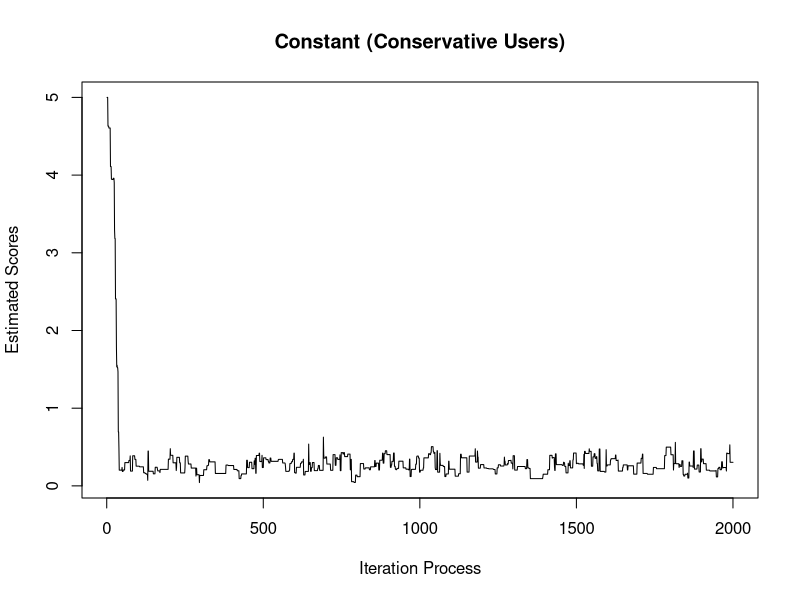
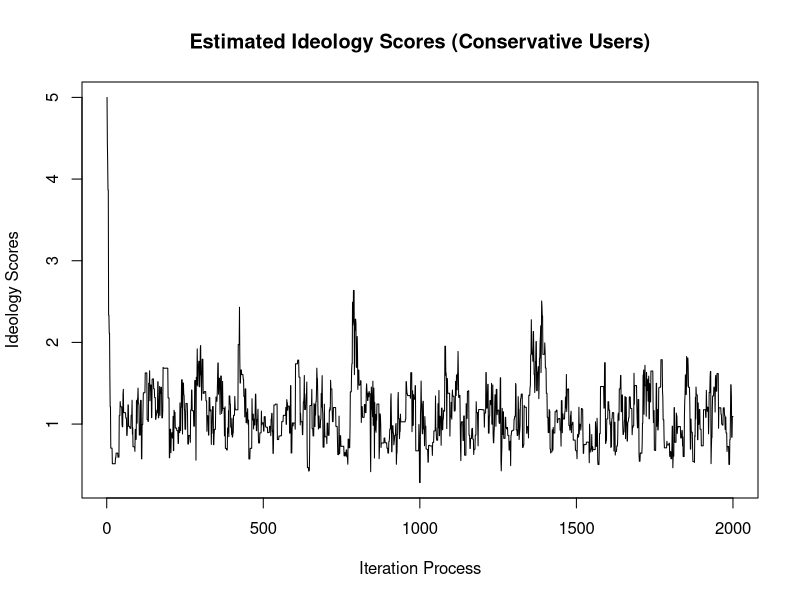
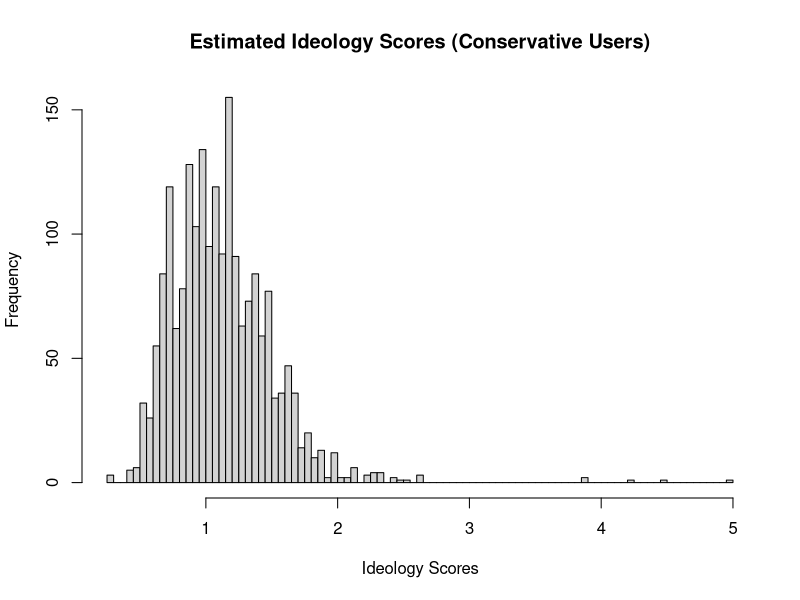
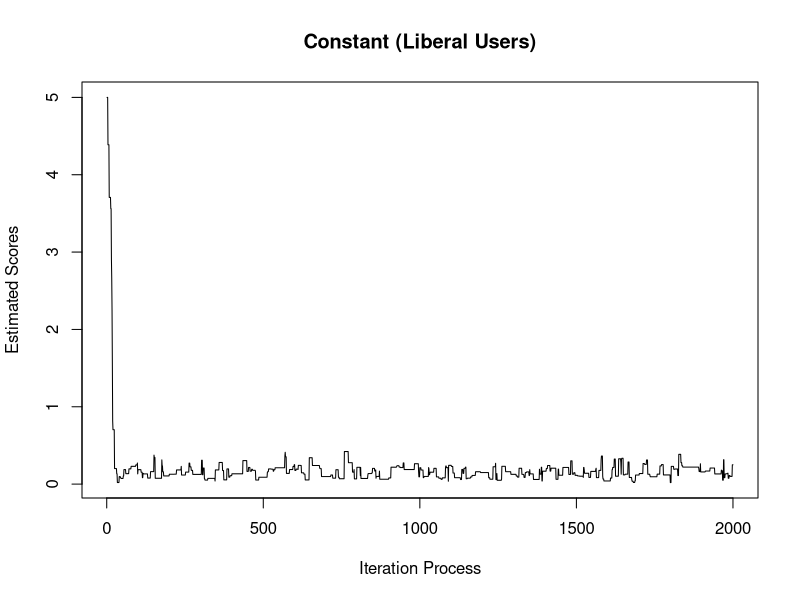
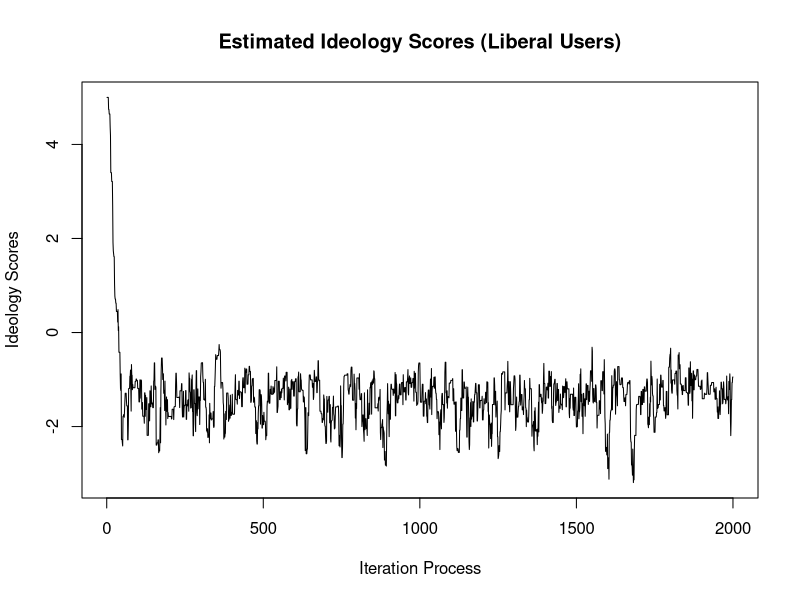
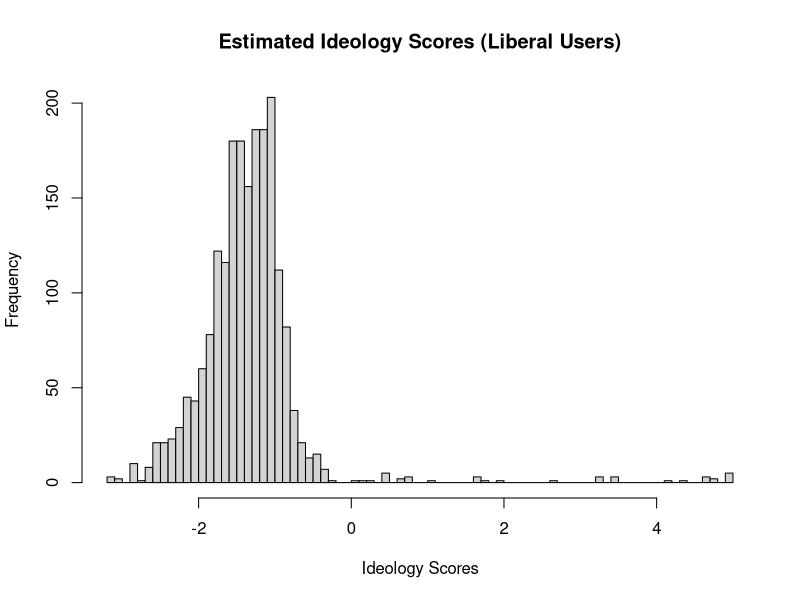

Here is the R script that generated these plots, in order:
## ---- chunk 1

#Establish the function for logistic regression
Expit<-function(x){exp(x)/(1+exp(x))}

#Construct the posterior - in a log-format
#To make sure that the estimate of theta_1 is stable, 
#the following code wants to make sure that theta_0 is always greater than zero.

log_post<-function(Y, X, theta)
  {
  if(theta[1]<=0){post=-Inf}
  if(theta[1]>0){
  prob1<-Expit(-theta[1]*((theta[2]-X)^2))
  likelihood<-sum(dbinom(Y,1,prob1,log = TRUE))
  priors<-sum(dnorm(theta,0,10,log=TRUE))
  post=likelihood+priors}
  return(post)
   }

Bayes_logit<-function (Y,X,n_samples=2000)
{
#Initial values
  theta<-c(5,5)
#store data
  keep.theta<-matrix(0,n_samples,2)
  keep.theta[1,]<-theta
  
#acceptance and rejection  
  acc<-att<-rep(0,2)
#current log posterior
  current_lp<-log_post(Y,X,theta)

  for (i in 2:n_samples)  
  {
    
    for(j in 1:2)
    {
      #attempt + 1
      att[j]<-att[j]+1
      can_theta<-theta
      can_theta[j]<-rnorm(1,theta[j],0.5)
      #candidate of log posterior
      candidate_lp<-log_post(Y,X,can_theta)
      Rho<-min(exp(candidate_lp-current_lp),1)
      Random_probability<-runif(1)
      if (Random_probability<Rho)
      {
        theta<-can_theta
        current_lp<-candidate_lp
        #acceptance + 1, as long as Random_probability<Rho
        acc[j]<-acc[j]+1
      }
    }
    #save theta
    keep.theta[i,]<-theta
  }
#Return: including theta and acceptance rate
  list(theta=keep.theta,acceptance_rate=acc/att)
}

## ---- chunk 2
# Republicans are more conservative, and they have positive numbers.
Republicans<-c()
Republicans<-rnorm(50,1,0.5)
No_Republicans<-rep(1:50,1)
Part_1<-cbind(No_Republicans,Republicans)

# Democrats are more liberal, and they have negative numbers.
Democrats<-c()
Democrats<-rnorm(50,-1,0.5)
No_Democrats<-rep(51:100,1)
Part_2<-cbind(No_Democrats,Democrats)
Data_Elites<-rbind(Part_1,Part_2)
Data_Elites<-as.data.frame(Data_Elites)
colnames(Data_Elites) <- c("Elite_No","Elite_ideology")

head(Data_Elites)

## ---- chunk 3
#This user approximately follows 45 Republican Senators and 10 Democrat Senators. 
Data_user<-as.data.frame(matrix(c(ifelse(runif(50)<.1,0,1),ifelse(runif(50)<.8,0,1))), 100, 1)
colnames(Data_user)<-c("R_User")
Data_combined<-cbind(Data_Elites,Data_user)

X_data<-Data_combined$Elite_ideology
Y_data<-Data_combined$R_User

fit_C<-Bayes_logit(Y_data,X_data)
fit_C$acceptance_rate
plot(fit_C$theta[,1],main="Constant (Conservative Users)",
     xlab="Iteration Process",ylab="Estimated Scores",type="l")

plot(fit_C$theta[,2],main="Estimated Ideology Scores (Conservative Users)",
     xlab="Iteration Process",ylab="Ideology Scores",type="l")
hist(fit_C$theta[,2],main="Estimated Ideology Scores (Conservative Users)",
     xlab="Ideology Scores",breaks = 100)
## ---- chunk 4
#This user approximately follows 10 Republican Senators and 45 Democrat Senators. 
Data_user<-as.data.frame(matrix(c(ifelse(runif(50)<.8,0,1),ifelse(runif(50)<.1,0,1))), 100, 1)
colnames(Data_user)<-c("L_User")
Data_combined<-cbind(Data_Elites,Data_user)

X_data<-Data_combined$Elite_ideology
Y_data<-Data_combined$L_User


fit_L<-Bayes_logit(Y_data,X_data)
fit_L$acceptance_rate
plot(fit_L$theta[,1],main="Constant (Liberal Users)",
     xlab="Iteration Process",ylab="Estimated Scores",type="l")
plot(fit_L$theta[,2],main="Estimated Ideology Scores (Liberal Users)",
     xlab="Iteration Process",ylab="Ideology Scores",type="l")
hist(fit_L$theta[,2],main="Estimated Ideology Scores (Liberal Users)",
     xlab="Ideology Scores",breaks = 100)
